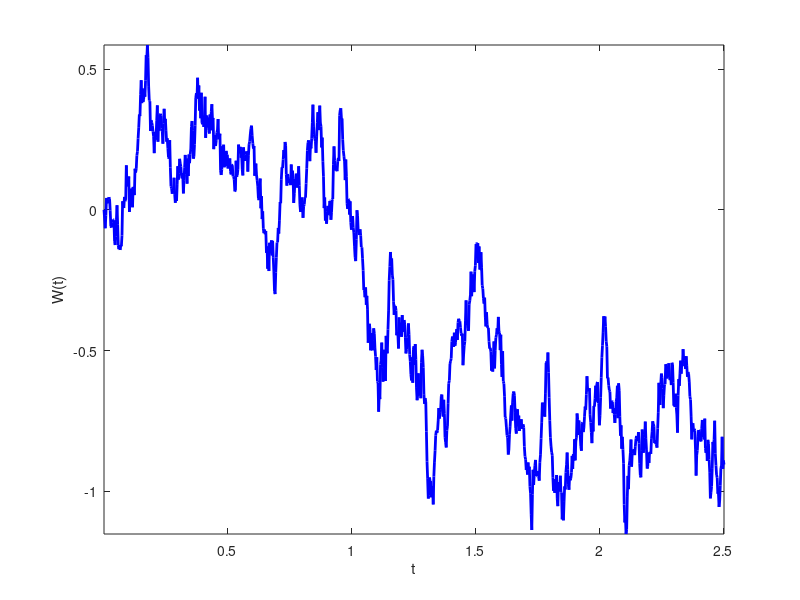

Write MATLAB code to recreate this figure.
% One realization of W(t) at time grids k*dt 
clc, clear all
t =2.5;
n= 1000;
dt = t / n;
%  Increments of Brownian motion
Winc  = zeros ( n + 1,1);
% Declare the status of random number generator -- Mersenne Twister
rng(100, 'twister');
Winc(1:n) = sqrt ( dt ) * randn ( n, 1);
%  Brownian motion - cumulative sum of all previous increments 
W(2:n+1,1) = cumsum ( Winc(1:n) );
figure(10)
plot((1:n+1).'*dt,W,'b-','Linewidth',2);
xlabel('t')
ylabel('W(t)') 
axis tight  
